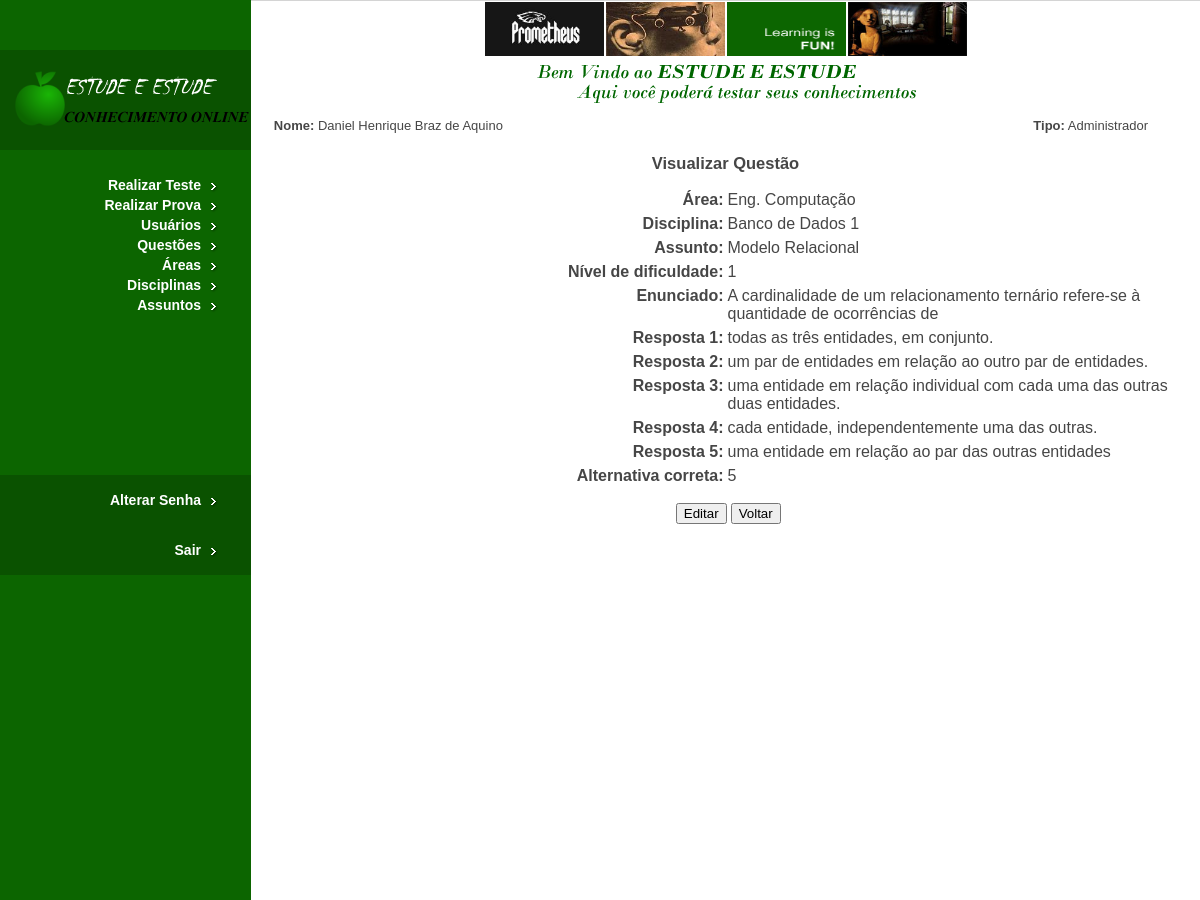
Before: /sistema_daniel_joelton/questao_visualizar.php?codigo=50 (signed in, upper part) with the older database file.
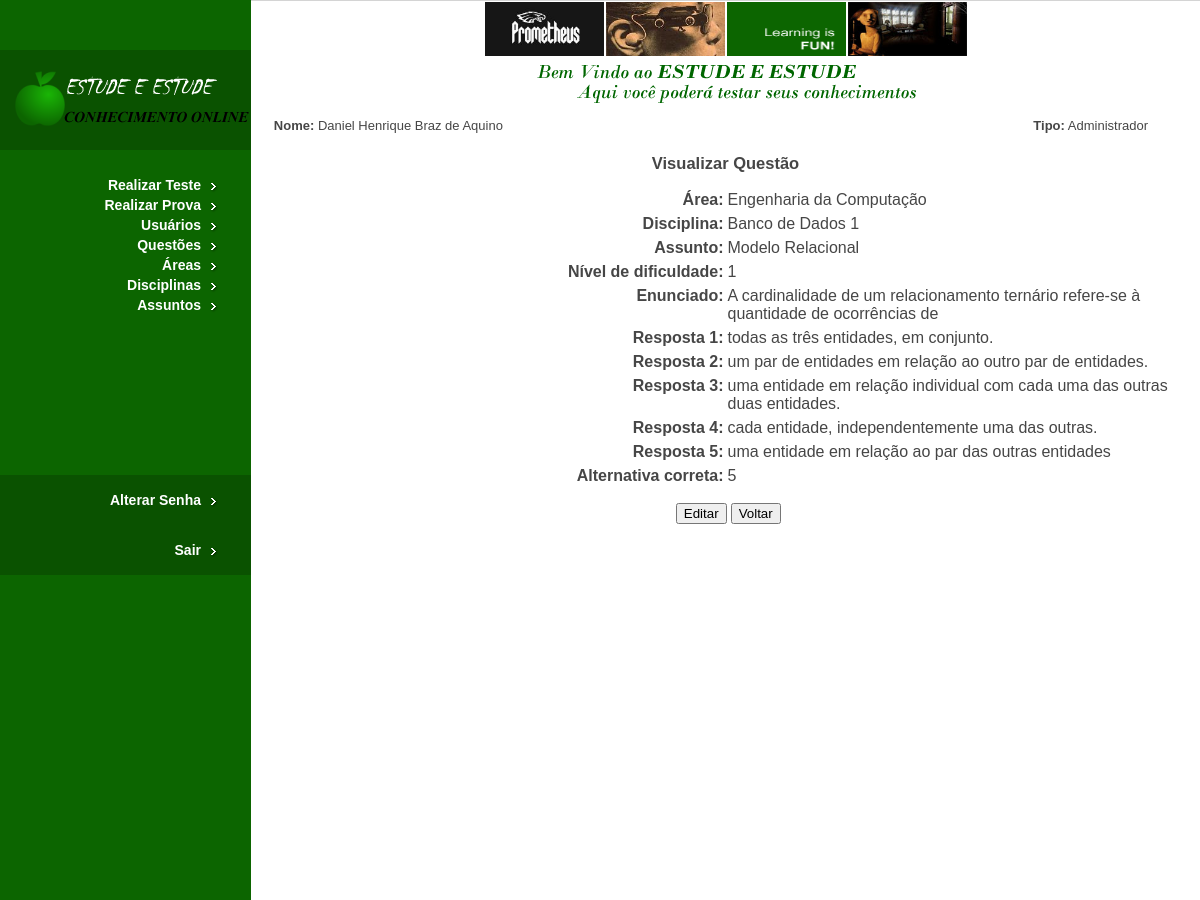
After: the same page with the newer database file.
### tables this page shows
CREATE TABLE IF NOT EXISTS `area` (
  `codigo` int(11) NOT NULL AUTO_INCREMENT,
  `login_administrador` varchar(25) DEFAULT NULL,
  `nome` varchar(50) NOT NULL,
  `data` date NOT NULL,
  `hora` time NOT NULL,
  PRIMARY KEY (`codigo`),
  UNIQUE KEY `nome` (`nome`),
  KEY `login_administrador` (`login_administrador`)
);

### sistema_daniel_joelton/questao_visualizar.php (the view, shortened to what this page needs)
<?php
if (isset($_SESSION['logado']) &&($_SESSION['logado'] != 3)){
	?>
<html>
<head>
<link href="css/style.css" rel="stylesheet" type="text/css" />
</head>
<body>
<div id="leftMain"><a href="home.php"><img src="images/logo.png"
	alt="Estude e Estude" border="0" /></a>
<div id="navbar">
<ul>
<?php
echo '<li><a href="teste_questao.php">Realizar Teste</a></li>';
echo '<li><a href="prova_gerar.php">Realizar Prova</a></li>';
if($_SESSION['logado'] == 1)
{
	echo '<li><a href="usuario_lista.php">Usuários</a></li>';
}
if($_SESSION['logado'] != 3)
{
	echo '<li><a href="questao_lista.php">Questões</a></li>';
}
if($_SESSION['logado'] == 1)
{
	echo '<li><a href="area_lista.php">Áreas</a></li>';
	echo '<li><a href="disciplina_lista.php">Disciplinas</a></li>';
	echo '<li><a href="assunto_lista.php">Assuntos</a></li>';
}
?>
</ul>
</div>
<div id="navbarAlt">
<ul>
	<li><a href="senha.php">Alterar Senha</a></li>
</ul>
<ul>
	<li><a href="logout.php">Sair</a></li>
</ul>
</div>
</div>
<div id="mainphotos">
<center><img src="images/picture1.jpg" alt="Photo 1" width="119"
	height="54" /><img src="images/picture2.jpg" alt="Photo 2" width="119"
	height="54" /><img src="images/learning-is-fun.gif"
	alt="Learning is Fun" width="119" height="54" /><img
	src="images/picture3.jpg" alt="Photo 3" width="119" height="54" /></center>
<center><img src="images/welcome.png" alt="Welcome" /></center>
<table align="left" width="900px">
	<tr align="left">
		<td width="2%"></td>
		<td align="left"><font size=2><?php
		echo '<b>Nome:</b> ' . $_SESSION["nome"];
		?></font></td>
		<td align="right"><font size=2><?php
		if($_SESSION['logado'] == 1) $tipo_usuario = 'Administrador';
		echo '<b>Tipo:</b> ' . $tipo_usuario;
		?></font></td>
	</tr>
</table>
<br>
<br>
<center>
<h2>Visualizar Questão</h2>
</center>
<form name="form1" method="POST">
<table align="center" width="900px">
<?php
if(isset($_GET["codigo"]))
{
	include("./config.php");
	$sql = "SELECT * FROM questao WHERE id =".$_GET["codigo"];
	$con = mysql_connect($host,$log,$senha);
	$result = mysql_query($sql,$con);
	$vetor = mysql_fetch_array($result,MYSQL_ASSOC);
	$result = mysql_query('SELECT nome FROM area WHERE codigo ="'.$vetor['cod_area'].'"');
	$area = mysql_fetch_array($result);
	$result = mysql_query('SELECT nome FROM disciplina WHERE codigo ="'.$vetor['cod_disciplina'].'"');
	$disciplina = mysql_fetch_array($result);
	$result = mysql_query('SELECT nome FROM assunto WHERE codigo ="'.$vetor['cod_assunto'].'"');
	$assunto = mysql_fetch_array($result);
	?>
	<tr>
		<td width="50%" align="right"><b>Área:</b></td>
		<td colspan="2" width="50%"><?php  echo $area[0]?></td>
	</tr>
	<tr>
		<td width="50%" align="right"><b>Disciplina:</b></td>
		<td colspan="2" width="50%"><?php  echo $disciplina[0]?></td>
	</tr>
	<tr>
		<td width="50%" align="right"><b>Assunto:</b></td>
		<td colspan="2" width="50%"><?php  echo $assunto[0]?></td>
	</tr>
	<tr>
		<td width="50%" align="right"><b>Nível de dificuldade:</b></td>
		<td colspan="2" width="50%"><?php  echo $vetor['dificuldade']?></td>
	</tr>
	<tr>
		<td width="50%" align="right" valign="top"><b>Enunciado:</b></td>
		<td colspan="2" width="50%" valign="top"><?php  echo $vetor['enunciado']?></td>
	</tr>
	<tr>
		<td width="50%" align="right" valign="top"><b>Resposta 1:</b></td>
		<td colspan="2" width="50%" valign="top"><?php  echo $vetor['resposta_1']?></td>
	</tr>
	<tr>
		<td width="50%" align="right" valign="top"><b>Resposta 2:</b></td>
		<td colspan="2" width="50%" valign="top"><?php  echo $vetor['resposta_2']?></td>
	</tr>
	<tr>
		<td width="50%" align="right" valign="top"><b>Resposta 3:</b></td>
		<td colspan="2" width="50%" valign="top"><?php  echo $vetor['resposta_3']?></td>
	</tr>
	<tr>
		<td width="50%" align="right" valign="top"><b>Resposta 4:</b></td>
		<td colspan="2" width="50%" valign="top"><?php  echo $vetor['resposta_4']?></td>
	</tr>
	<tr>
		<td width="50%" align="right" valign="top"><b>Resposta 5:</b></td>
		<td colspan="2" width="50%" valign="top"><?php  echo $vetor['resposta_5']?></td>
	</tr>
	<tr>
		<td width="50%" align="right"><b>Alternativa correta:</b></td>
		<td colspan="2" width="50%"><?php  echo $vetor['alternativa_correta']?></td>
	</tr>
</table>
<br>
<table align="center" width="900px">
	<tr align="center">
		<td align="right"><input type="button" value="Editar"
			onclick="location.href ='questao_editar.php?codigo=<?php echo $_GET['codigo']?>'">
		</td>
		<?php
}
?>
		<td align="left"><input type="button" value="Voltar"
			onclick="location.href = 'questao_lista.php'"></td>
	</tr>
</table>
</form>
</div>
</body>
</html>
<?php
}
else{
	header("Location: login.php");
	exit;
}
?>

Changed rows visible on the page:
changed area: nome "Eng. Computação" → "Engenharia da Computação"
